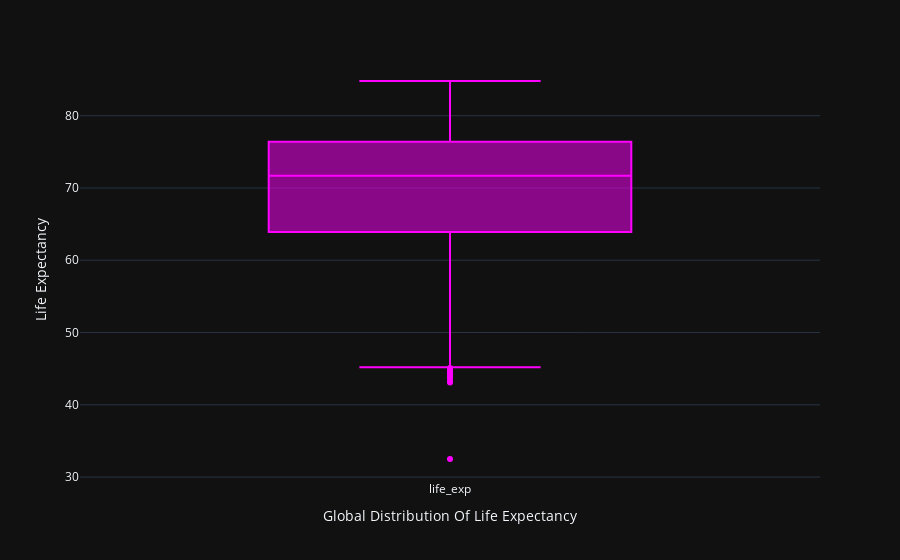

The code cell stored with this chart in its notebook:
### Code cell
fig=px.box(data['life_exp'], color_discrete_sequence=['magenta'], template='plotly_dark')
fig.update_yaxes(title_text='Life Expectancy')
fig.update_xaxes(title_text='Global Distribution Of Life Expectancy')

### Figure 1 — Plotly figure (JSON) as saved in the notebook; plotly's stock layout.template omitted (floating-point values rounded to 4 significant figures; data arrays with more than 128 entries replaced by an {"elided": "..."} marker saying what was removed)
{"data": [{"alignmentgroup": "True", "hovertemplate": "variable=%{x}<br>value=%{y}<extra></extra>", "legendgroup": "", "marker": {"color": "magenta"}, "name": "", "notched": false, "offsetgroup": "", "orientation": "v", "showlegend": false, "type": "box", "x": {"elided": "3675 str values"}, "x0": " ", "xaxis": "x", "y": {"elided": "3675 float values"}, "y0": " ", "yaxis": "y"}], "layout": {"boxmode": "group", "legend": {"tracegroupgap": 0}, "margin": {"t": 60}, "xaxis": {"anchor": "y", "domain": [0, 1], "title": {"text": "Global Distribution Of Life Expectancy"}}, "yaxis": {"anchor": "x", "domain": [0, 1], "title": {"text": "Life Expectancy"}}}}
